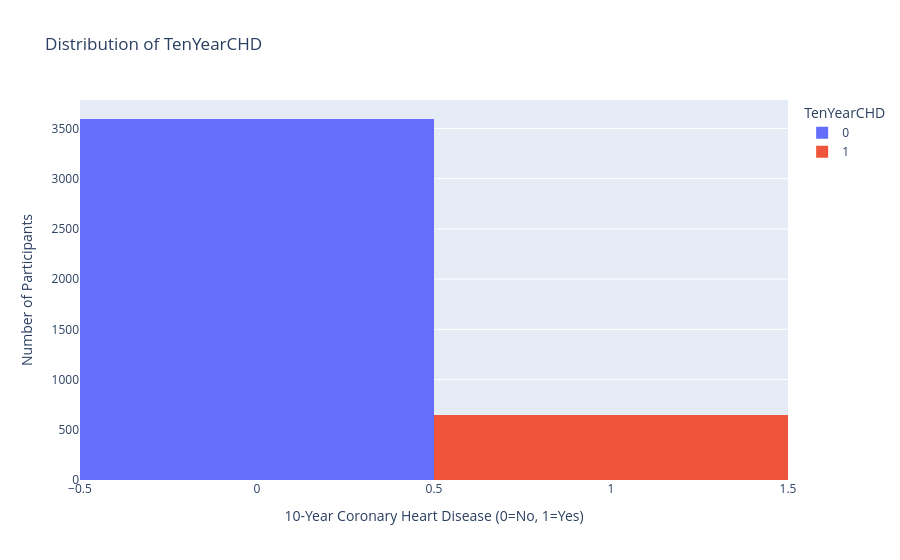
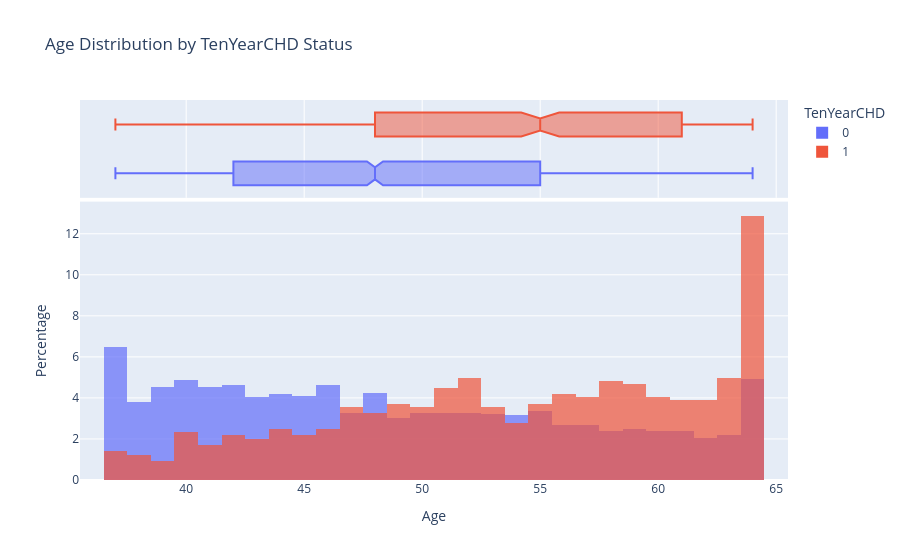
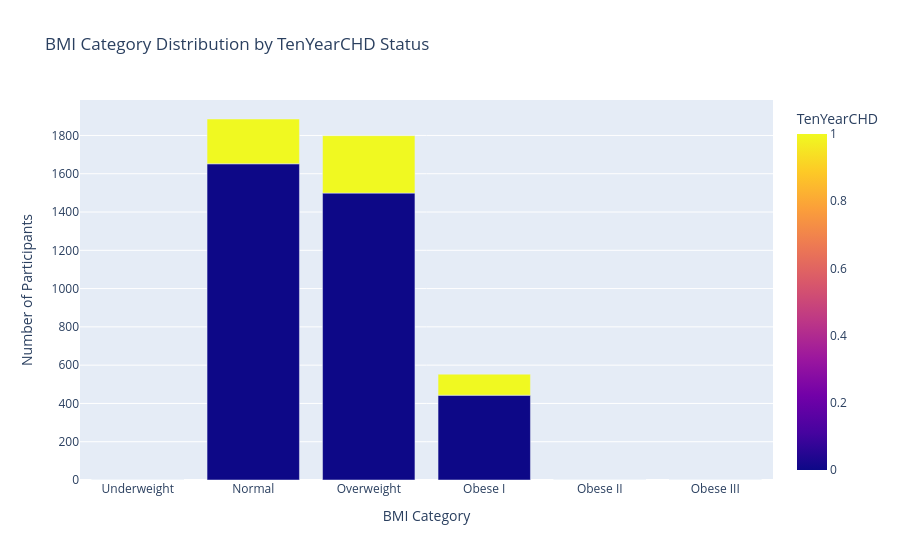
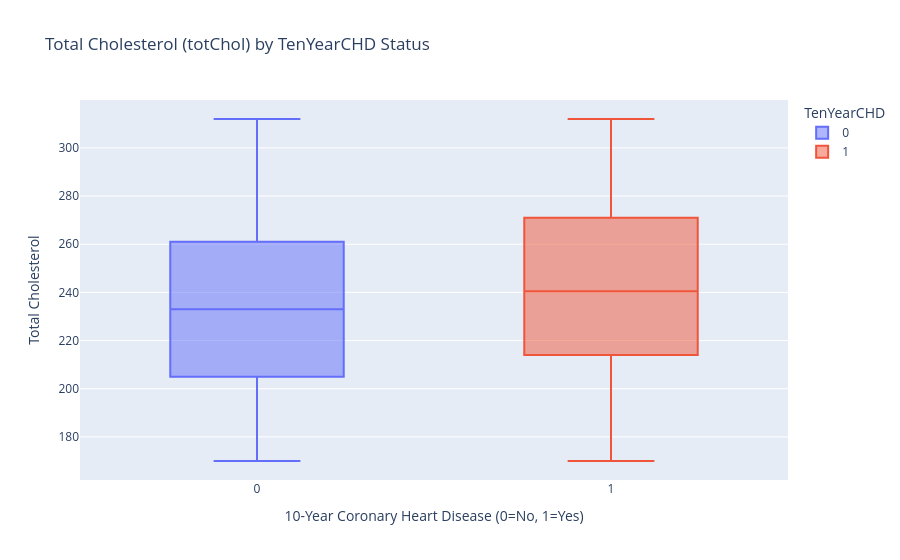

Notebook source saved alongside these figures, in order:
### Markdown cell above
## 5. Visual Representation of EDA (using Plotly)

Visualizations help us understand the data distribution, relationships between features, and the impact of features on the target variable. We will use Plotly for interactive plots.

### Code cell
if not df.empty:
    logging.info("Generating EDA visualizations using Plotly.")

    # --- Target Variable Distribution ---
    fig = px.histogram(df, x='TenYearCHD', title='Distribution of TenYearCHD',
                       color='TenYearCHD', color_discrete_sequence=px.colors.qualitative.Plotly)
    fig.update_layout(xaxis_title="10-Year Coronary Heart Disease (0=No, 1=Yes)",
                      yaxis_title="Number of Participants")
    fig.show()
    logging.info("Displayed target variable distribution plot.")

    # Explanation: This plot clearly shows the class imbalance. A much larger proportion of participants do not develop CHD (TenYearCHD=0) compared to those who do (TenYearCHD=1). This imbalance needs to be considered during model training and evaluation.

    # --- Age Distribution by CHD ---
    fig = px.histogram(df, x='age', color='TenYearCHD', title='Age Distribution by TenYearCHD Status',
                       marginal='box', barmode='overlay', histnorm='percent', opacity=0.7)
    fig.update_layout(xaxis_title="Age", yaxis_title="Percentage")
    fig.show()
    logging.info("Displayed age distribution by CHD status plot.")

    # Explanation: The plot reveals that the risk of CHD (TenYearCHD=1) generally increases with age. While there are cases of CHD in younger age groups, the density of CHD cases is higher in older demographics, as expected. The box plot shows the median age for CHD cases is higher.

    # --- Distribution of BMI Category by CHD ---
    bmi_category_counts = df.groupby(['BMI_category', 'TenYearCHD']).size().reset_index(name='count')
    fig = px.bar(bmi_category_counts, x='BMI_category', y='count', color='TenYearCHD',
                 title='BMI Category Distribution by TenYearCHD Status',
                 category_orders={"BMI_category": ['Underweight', 'Normal', 'Overweight', 'Obese I', 'Obese II', 'Obese III']})
    fig.update_layout(xaxis_title="BMI Category", yaxis_title="Number of Participants")
    fig.show()
    logging.info("Displayed BMI category distribution by CHD status plot.")

    # Explanation: This bar chart illustrates how different BMI categories relate to CHD risk. It appears that participants in 'Overweight' and 'Obese' categories have a higher absolute number of CHD events, aligning with medical understanding that higher BMI is a risk factor.

    # --- Total Cholesterol (totChol) Distribution by CHD ---
    fig = px.box(df, x='TenYearCHD', y='totChol', color='TenYearCHD', title='Total Cholesterol (totChol) by TenYearCHD Status')
    fig.update_layout(xaxis_title="10-Year Coronary Heart Disease (0=No, 1=Yes)", yaxis_title="Total Cholesterol")
    fig.show()
    logging.info("Displayed total cholesterol distribution by CHD status plot.")

    # Explanation: The box plot for total cholesterol shows that individuals who develop CHD (TenYearCHD=1) tend to have slightly higher median total cholesterol levels and a broader range of high cholesterol values compared to those who do not. This suggests total cholesterol is a relevant risk factor.

    # --- Blood Pressure (sysBP vs. diaBP) by CHD and Hypertension Status ---
    fig = px.scatter(df, x='sysBP', y='diaBP', color='TenYearCHD', hover_data=['age', 'Hypertension'],
                     title='Systolic vs. Diastolic Blood Pressure by TenYearCHD and Hypertension',
                     color_discrete_sequence=px.colors.qualitative.Bold, opacity=0.6)
    fig.update_layout(xaxis_title="Systolic Blood Pressure (sysBP)", yaxis_title="Diastolic Blood Pressure (diaBP)")
    fig.show()
    logging.info("Displayed blood pressure scatter plot by CHD and Hypertension status.")

    # Explanation: This scatter plot visualizes the relationship between systolic and diastolic blood pressure. Points indicating CHD (TenYearCHD=1) are more frequently found in regions with higher blood pressure values. The `Hypertension` feature created during engineering further clarifies these high-risk areas.

    # --- Glucose Distribution by CHD ---
    fig = px.violin(df, x='TenYearCHD', y='glucose', color='TenYearCHD', title='Glucose Levels by TenYearCHD Status')
    fig.update_layout(xaxis_title="10-Year Coronary Heart Disease (0=No, 1=Yes)", yaxis_title="Glucose Level")
    fig.show()
    logging.info("Displayed glucose distribution by CHD status plot.")

    # Explanation: The violin plot for glucose levels shows a wider spread and generally higher values for individuals with CHD (TenYearCHD=1), indicating that elevated glucose is associated with increased CHD risk.

else:
    logging.error("EDA visualizations cannot proceed as the DataFrame is empty.")

### Figure 1 — Plotly figure (JSON) as saved in the notebook; plotly's stock layout.template omitted (floating-point values rounded to 4 significant figures; data arrays with more than 128 entries replaced by an {"elided": "..."} marker saying what was removed)
{"data": [{"bingroup": "x", "hovertemplate": "TenYearCHD=%{x}<br>count=%{y}<extra></extra>", "legendgroup": "0", "marker": {"color": "#636EFA", "pattern": {"shape": ""}}, "name": "0", "orientation": "v", "showlegend": true, "type": "histogram", "x": {"elided": "3594 int values"}, "xaxis": "x", "yaxis": "y"}, {"bingroup": "x", "hovertemplate": "TenYearCHD=%{x}<br>count=%{y}<extra></extra>", "legendgroup": "1", "marker": {"color": "#EF553B", "pattern": {"shape": ""}}, "name": "1", "orientation": "v", "showlegend": true, "type": "histogram", "x": {"elided": "644 int values"}, "xaxis": "x", "yaxis": "y"}], "layout": {"barmode": "relative", "legend": {"title": {"text": "TenYearCHD"}, "tracegroupgap": 0}, "title": {"text": "Distribution of TenYearCHD"}, "xaxis": {"anchor": "y", "categoryarray": [0, 1], "categoryorder": "array", "domain": [0, 1], "title": {"text": "10-Year Coronary Heart Disease (0=No, 1=Yes)"}}, "yaxis": {"anchor": "x", "domain": [0, 1], "title": {"text": "Number of Participants"}}}}

### Figure 2 — Plotly figure (JSON) as saved in the notebook; plotly's stock layout.template omitted (floating-point values rounded to 4 significant figures; data arrays with more than 128 entries replaced by an {"elided": "..."} marker saying what was removed)
{"data": [{"bingroup": "x", "histnorm": "percent", "hovertemplate": "TenYearCHD=0<br>age=%{x}<br>percent=%{y}<extra></extra>", "legendgroup": "0", "marker": {"color": "#636efa", "opacity": 0.7, "pattern": {"shape": ""}}, "name": "0", "orientation": "v", "showlegend": true, "type": "histogram", "x": {"elided": "3594 float values"}, "xaxis": "x", "yaxis": "y"}, {"hovertemplate": "TenYearCHD=0<br>age=%{x}<extra></extra>", "legendgroup": "0", "marker": {"color": "#636efa"}, "name": "0", "notched": true, "showlegend": false, "type": "box", "x": {"elided": "3594 float values"}, "xaxis": "x2", "yaxis": "y2"}, {"bingroup": "x", "histnorm": "percent", "hovertemplate": "TenYearCHD=1<br>age=%{x}<br>percent=%{y}<extra></extra>", "legendgroup": "1", "marker": {"color": "#EF553B", "opacity": 0.7, "pattern": {"shape": ""}}, "name": "1", "orientation": "v", "showlegend": true, "type": "histogram", "x": {"elided": "644 float values"}, "xaxis": "x", "yaxis": "y"}, {"hovertemplate": "TenYearCHD=1<br>age=%{x}<extra></extra>", "legendgroup": "1", "marker": {"color": "#EF553B"}, "name": "1", "notched": true, "showlegend": false, "type": "box", "x": {"elided": "644 float values"}, "xaxis": "x2", "yaxis": "y2"}], "layout": {"barmode": "overlay", "legend": {"title": {"text": "TenYearCHD"}, "tracegroupgap": 0}, "title": {"text": "Age Distribution by TenYearCHD Status"}, "xaxis": {"anchor": "y", "domain": [0, 1], "title": {"text": "Age"}}, "xaxis2": {"anchor": "y2", "domain": [0, 1], "matches": "x", "showgrid": true, "showticklabels": false}, "yaxis": {"anchor": "x", "domain": [0, 0.7326], "title": {"text": "Percentage"}}, "yaxis2": {"anchor": "x2", "domain": [0.7426, 1], "matches": "y2", "showgrid": false, "showline": false, "showticklabels": false, "ticks": ""}}}

### Figure 3 — Plotly figure (JSON) as saved in the notebook; plotly's stock layout.template omitted (floating-point values rounded to 4 significant figures)
{"data": [{"hovertemplate": "BMI_category=%{x}<br>count=%{y}<br>TenYearCHD=%{marker.color}<extra></extra>", "legendgroup": "", "marker": {"color": [0, 1, 0, 1, 0, 1, 0, 1, 0, 1, 0, 1], "coloraxis": "coloraxis", "pattern": {"shape": ""}}, "name": "", "orientation": "v", "showlegend": false, "textposition": "auto", "type": "bar", "x": ["Underweight", "Underweight", "Normal", "Normal", "Overweight", "Overweight", "Obese I", "Obese I", "Obese II", "Obese II", "Obese III", "Obese III"], "xaxis": "x", "y": [0, 0, 1652, 234, 1499, 300, 443, 110, 0, 0, 0, 0], "yaxis": "y"}], "layout": {"barmode": "relative", "coloraxis": {"colorbar": {"title": {"text": "TenYearCHD"}}, "colorscale": [[0, "#0d0887"], [0.1111, "#46039f"], [0.2222, "#7201a8"], [0.3333, "#9c179e"], [0.4444, "#bd3786"], [0.5556, "#d8576b"], [0.6667, "#ed7953"], [0.7778, "#fb9f3a"], [0.8889, "#fdca26"], [1, "#f0f921"]]}, "legend": {"tracegroupgap": 0}, "title": {"text": "BMI Category Distribution by TenYearCHD Status"}, "xaxis": {"anchor": "y", "categoryarray": ["Underweight", "Normal", "Overweight", "Obese I", "Obese II", "Obese III"], "categoryorder": "array", "domain": [0, 1], "title": {"text": "BMI Category"}}, "yaxis": {"anchor": "x", "domain": [0, 1], "title": {"text": "Number of Participants"}}}}

### Figure 4 — Plotly figure (JSON) as saved in the notebook; plotly's stock layout.template omitted (floating-point values rounded to 4 significant figures; data arrays with more than 128 entries replaced by an {"elided": "..."} marker saying what was removed)
{"data": [{"alignmentgroup": "True", "hovertemplate": "TenYearCHD=%{x}<br>totChol=%{y}<extra></extra>", "legendgroup": "0", "marker": {"color": "#636efa"}, "name": "0", "notched": false, "offsetgroup": "0", "orientation": "v", "showlegend": true, "type": "box", "x": {"elided": "3594 int values"}, "x0": " ", "xaxis": "x", "y": {"elided": "3594 float values"}, "y0": " ", "yaxis": "y"}, {"alignmentgroup": "True", "hovertemplate": "TenYearCHD=%{x}<br>totChol=%{y}<extra></extra>", "legendgroup": "1", "marker": {"color": "#EF553B"}, "name": "1", "notched": false, "offsetgroup": "1", "orientation": "v", "showlegend": true, "type": "box", "x": {"elided": "644 int values"}, "x0": " ", "xaxis": "x", "y": {"elided": "644 float values"}, "y0": " ", "yaxis": "y"}], "layout": {"boxmode": "overlay", "legend": {"title": {"text": "TenYearCHD"}, "tracegroupgap": 0}, "title": {"text": "Total Cholesterol (totChol) by TenYearCHD Status"}, "xaxis": {"anchor": "y", "categoryarray": [0, 1], "categoryorder": "array", "domain": [0, 1], "title": {"text": "10-Year Coronary Heart Disease (0=No, 1=Yes)"}}, "yaxis": {"anchor": "x", "domain": [0, 1], "title": {"text": "Total Cholesterol"}}}}
